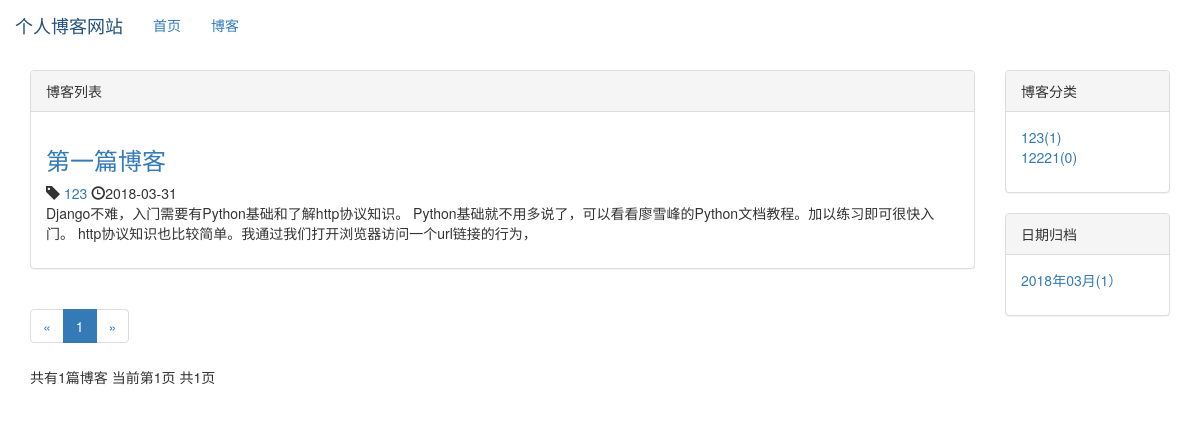
The page /blog/ on the database as committed earlier.
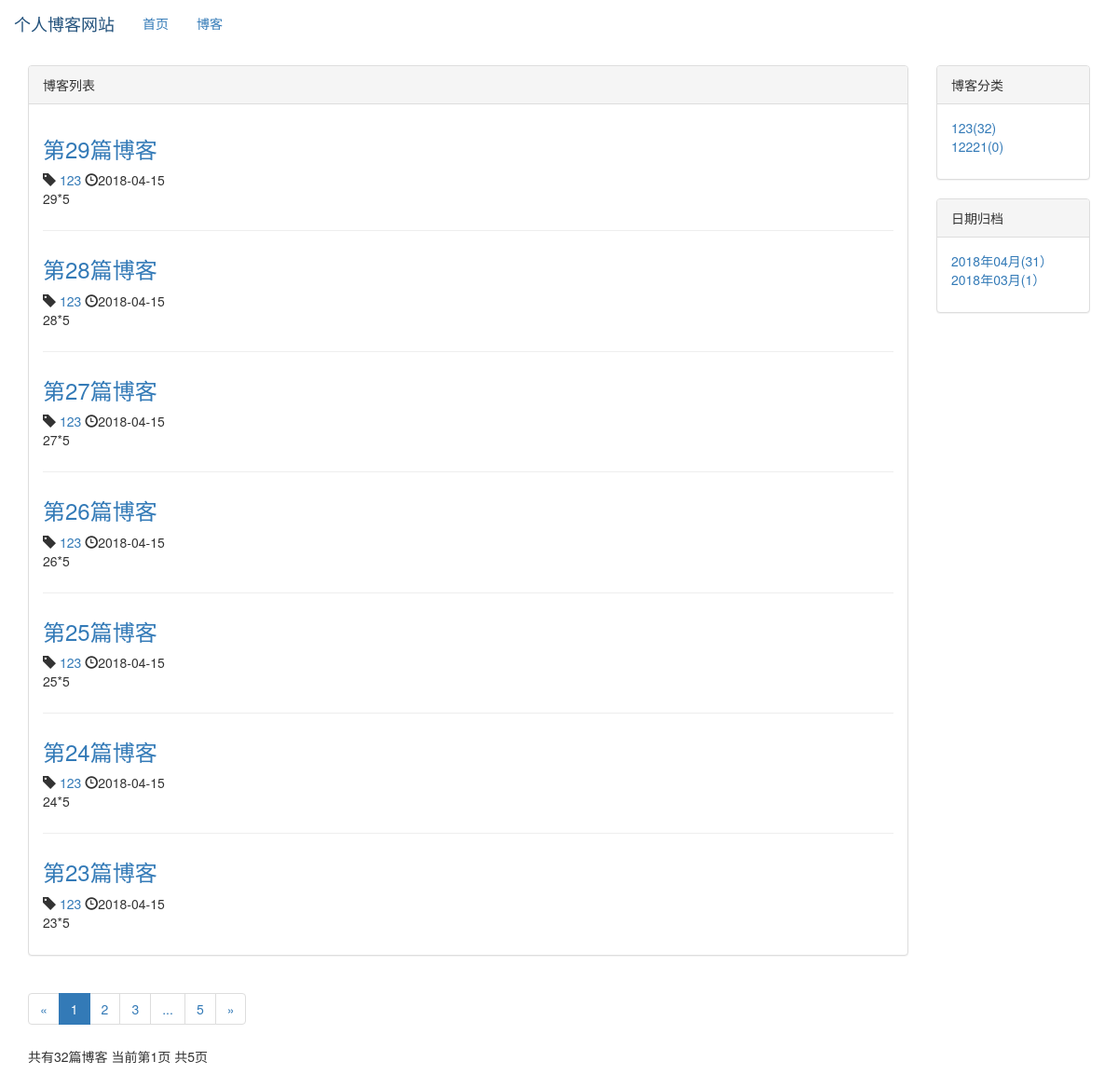
The same page on the database as committed later.
### blog/models.py (models this page shows, shortened)
class Blog(models.Model):
    title = models.CharField(max_length=50)
    blog_type = models.ForeignKey(BlogType,on_delete=models.DO_NOTHING)
    content = RichTextUploadingField()
    author = models.ForeignKey(User,on_delete=models.DO_NOTHING)
    created_time = models.DateTimeField(auto_now_add=True)
    last_updated_time = models.DateTimeField(auto_now=True)
    class Meta:
        ordering = ['-created_time']

class BlogType(models.Model):
    type_name = models.CharField(max_length=15)
    def __str__(self):
        return self.type_name

### blog/views.py (the view)
# urls.py: path('',views.blog_list,name='blog_list'),
def blog_list(requset):
    blogs_all_list = Blog.objects.all()
    context = get_blog_list_common_data(requset,blogs_all_list)
    return  render_to_response('blog/blog_list.html', context)

### blog/templates/blog/blog_list.html (shortened to what this page needs)
{% extends 'base.html' %}
{% load staticfiles %}
{% block nav_blog_active %}active{% endblock %}
{% block henader-extend %}
    <link rel="stylesheet" href="{% static 'blog/blog.css' %}">
{% endblock %}
{% block content %}
    <div class="container">
        <div class="row">
                <div class="ccol-xs-12 clo-sm-8 col-md-9 col-lg-10">
                    <div class="panel panel-default">
                        <div class="panel-heading">{% block blog_list_text_title %}博客列表{% endblock %}</div>
                        <div class="panel-body">
                            {% for blog in blogs %}
                                <div class="blog">
                                <h3> <a href="{% url 'blog_detail' blog.pk %}">{{ blog.title }}</a></h3>
                                <p class="blog-info">
                                   <span class="glyphicon glyphicon-tag"></span><a href="{% url 'blogs_with_type' blog.blog_type.pk %}"> {{ blog.blog_type}}</a>
                                   <span class="glyphicon glyphicon-time"></span>{{ blog.created_time|date:"Y-m-d" }}
                                </p>
                                    <p>{{ blog.content|striptags| truncatechars:120}}</p>
                                </div>
                            {% empty %}
                                <div class="blog">
                                <h3>暂无博客，敬请期待</h3>
                                </div>
                            {% endfor %}
                        </div>
                    </div>
                 <div>
                          <ul class="pagination">
                            <li>
                                {% if page_of_blogs.has_previous %}
                                     <a href="?page={{page_of_blogs.previous_page_number  }}" aria-label="Previous">
                                     <span aria-hidden="true">&laquo;</span>
                                     </a>
                                {% else %}
                                    <span aria-hidden="true">&laquo;</span>
                                {% endif %}
                            </li>
                              {% for page_num in page_range%}
                                  {% if page_num == page_of_blogs.number %}
                                      <li class="active"><span>{{ page_num }}</span> </li>
                                  {% else %}
                                      {% if page_num == '...' %}
                                          <li><span>{{ page_num }}</span> </li>
                                      {% else %}
                                          <li><a href="?page={{page_num}}">{{ page_num}}</a></li>
                                      {% endif %}
                                  {% endif %}
                              {% endfor %}
                              <li>
                              {% if page_of_blogs.has_next %}
                                     <a href="?page={{ page_of_blogs.next_page_number }}" aria-label="Next">
                                     <span aria-hidden="true">&raquo;</span>
                                     </a>
                                {% else %}
                                    <span aria-hidden="true">&raquo;</span>
                                {% endif %}
                            </li>
                          </ul>
                          <p>
                              共有{{ page_of_blogs.paginator.count}}篇博客
                              当前第{{ page_of_blogs.number }}页
                              共{{num_pages}}页
                          </p>
                    </div>
                 </div>
                 <div class="hidden-xs col-sm-4 col-md-3 col-lg-2">
                 <div class="col-xs-12 clo-sm-8 col-md-9 col-lg-10"></div>
                  <div class="panel panel-default">
                      <div class="panel-heading">博客分类</div>
                      <div class="panel-body">
                        <ul class="blog-tyles" style="list-style-type: none">
                            {% for blog_type in blog_types %}
                                <li><a href="{% url 'blogs_with_type' blog_type.pk %}">{{ blog_type.type_name }}({{ blog_type.blog_count }})</a></li>
                            {% empty %}
                                 <li>暂无分类</li>
                            {% endfor %}
                        </ul>
                </div>
        </div>
                  <div class="panel panel-default">
                      <div class="panel-heading">
                          日期归档
                      </div>
                      <div class="panel-body">
                          <ul>
                              {% for blog_date,blog_count in blog_dates.items %}
                                  <li>
                                      <a href="{% url 'blogs_with_date' blog_date.year blog_date.month %}">
                                          {{ blog_date|date:"Y年m月"}}({{ blog_count }}）
                                      </a>
                                  </li>
                              {% endfor %}
                          </ul>
                      </div>
                  </div>
     </div>
    </div>
{% endblock %}

### templates/base.html (shortened to what this page needs)
{% load staticfiles %}
<!DOCTYPE html>
<html lang="zh-CN">
<head>
    <link rel="stylesheet" href="{% static '/css/base.css' %}">
    <link rel="stylesheet" href="{% static 'bootstrap-3.3.7/css/bootstrap.min.css' %}">
    {% block henader-extend %}{% endblock %}
</head>
<body>
<div class="navbar navber-default navbar-fixed-top" role="navigation">
    <div class="container-fluid">
      <div class="navbar-hender">
         <a class="navbar-brand" href="{% url 'home' %}">
            个人博客网站
         </a>
      </div>
        <div id="navbar-collapse" class="collapse navbar-collapse">
            <ul class="nav navbar-nav">
            <li class="{% block nav_home_active %}{% endblock %}"><a href="/">首页</a></li>
            <li class="{% block nav_blog_active %}{% endblock %}"><a href="{% url 'blog_list' %}">博客</a></li>
        </ul>
        </div>
    </div>
</div>
{% block content %}{% endblock %}
</body>
</html>

### static/css/base.css (style rules this page uses)
* { margin: 0; padding: 0; }
body { margin-top:70px!important; }
ul { list-style-type: none!important; }

### static/blog/blog.css (style rules this page uses)
div.blog:not(:last-child) { margin-bottom: 2em; padding-bottom: 1em; border-bottom: 1px solid #eeeeee; }
div.blog p.blog-info { margin-bottom: 0; }

Rows that differ between the two databases and show on the page:
no longer on this page (row unchanged): Blog: title "第一篇博客", blog_type "123", created_time "2018-03-31", content "Django不难，入门需要有Python基础和了解http协议知识。 Python基础就不用多说了，可以看看廖雪峰的Python文档教程。加以练习即可很快入门。 http协议知识也比较简单。我通过我们打开浏览器访问一个url链接的行为，"
added Blog: title "第29篇博客", blog_type "123", created_time "2018-04-15", content "29*5"
added Blog: title "第28篇博客", blog_type "123", created_time "2018-04-15", content "28*5"
added Blog: title "第27篇博客", blog_type "123", created_time "2018-04-15", content "27*5"
added Blog: title "第26篇博客", blog_type "123", created_time "2018-04-15", content "26*5"
added Blog: title "第25篇博客", blog_type "123", created_time "2018-04-15", content "25*5"
added Blog: title "第24篇博客", blog_type "123", created_time "2018-04-15", content "24*5"
added Blog: title "第23篇博客", blog_type "123", created_time "2018-04-15", content "23*5"
computed for BlogType (number 1 of 2 on the later page): blog_count "1" → "32"
Other text that changed with them:
{{ page_of_blogs.paginator.count }}: "1" → "32"
{{ num_pages }}: "1" → "5"
new list line: "2"
new list line: "3"
new list line: "5"
new list line: "2018年04月 ( 31 ）"
